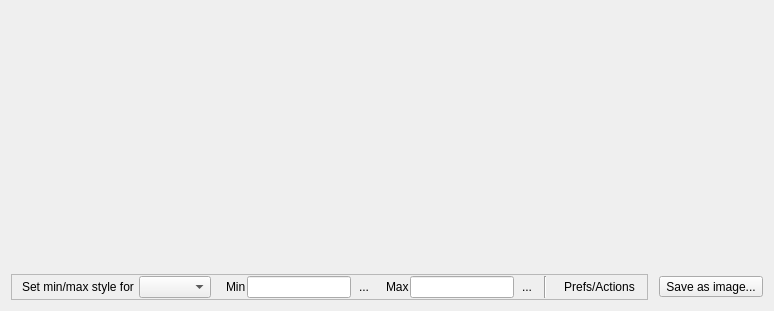
<?xml version="1.0" encoding="UTF-8"?>
<ui version="4.0">
 <class>RasterHistogramWidgetBase</class>
 <widget class="QWidget" name="RasterHistogramWidgetBase">
  <property name="geometry">
   <rect>
    <x>0</x>
    <y>0</y>
    <width>774</width>
    <height>311</height>
   </rect>
  </property>
  <property name="windowTitle">
   <string>Form</string>
  </property>
  <layout class="QVBoxLayout" name="verticalLayout">
   <item>
    <widget class="QwtPlot" name="mpPlot"/>
   </item>
   <item>
    <spacer name="verticalSpacer">
     <property name="orientation">
      <enum>Qt::Vertical</enum>
     </property>
     <property name="sizeType">
      <enum>QSizePolicy::Fixed</enum>
     </property>
     <property name="sizeHint" stdset="0">
      <size>
       <width>0</width>
       <height>7</height>
      </size>
     </property>
    </spacer>
   </item>
   <item>
    <widget class="QStackedWidget" name="stackedWidget2">
     <property name="sizePolicy">
      <sizepolicy hsizetype="Preferred" vsizetype="Fixed">
       <horstretch>0</horstretch>
       <verstretch>0</verstretch>
      </sizepolicy>
     </property>
     <property name="currentIndex">
      <number>0</number>
     </property>
     <widget class="QWidget" name="page1_2">
      <layout class="QHBoxLayout" name="horizontalLayout_8">
       <property name="leftMargin">
        <number>0</number>
       </property>
       <property name="topMargin">
        <number>0</number>
       </property>
       <property name="rightMargin">
        <number>0</number>
       </property>
       <property name="bottomMargin">
        <number>0</number>
       </property>
       <item>
        <widget class="QFrame" name="frame_2">
         <property name="frameShape">
          <enum>QFrame::StyledPanel</enum>
         </property>
         <layout class="QHBoxLayout" name="horizontalLayout_9">
          <property name="spacing">
           <number>5</number>
          </property>
          <property name="sizeConstraint">
           <enum>QLayout::SetDefaultConstraint</enum>
          </property>
          <property name="leftMargin">
           <number>5</number>
          </property>
          <property name="topMargin">
           <number>1</number>
          </property>
          <property name="rightMargin">
           <number>5</number>
          </property>
          <property name="bottomMargin">
           <number>1</number>
          </property>
          <item>
           <spacer name="horizontalSpacer_13">
            <property name="orientation">
             <enum>Qt::Horizontal</enum>
            </property>
            <property name="sizeType">
             <enum>QSizePolicy::Fixed</enum>
            </property>
            <property name="sizeHint" stdset="0">
             <size>
              <width>5</width>
              <height>1</height>
             </size>
            </property>
           </spacer>
          </item>
          <item>
           <widget class="QLabel" name="label_9">
            <property name="sizePolicy">
             <sizepolicy hsizetype="Fixed" vsizetype="Preferred">
              <horstretch>0</horstretch>
              <verstretch>0</verstretch>
             </sizepolicy>
            </property>
            <property name="text">
             <string>Set min/max style for</string>
            </property>
           </widget>
          </item>
          <item>
           <widget class="QComboBox" name="cboHistoBand">
            <property name="sizePolicy">
             <sizepolicy hsizetype="Fixed" vsizetype="Fixed">
              <horstretch>0</horstretch>
              <verstretch>0</verstretch>
             </sizepolicy>
            </property>
           </widget>
          </item>
          <item>
           <spacer name="horizontalSpacer_7">
            <property name="orientation">
             <enum>Qt::Horizontal</enum>
            </property>
            <property name="sizeType">
             <enum>QSizePolicy::MinimumExpanding</enum>
            </property>
            <property name="sizeHint" stdset="0">
             <size>
              <width>10</width>
              <height>1</height>
             </size>
            </property>
           </spacer>
          </item>
          <item>
           <layout class="QHBoxLayout" name="horizontalLayout_10">
            <property name="spacing">
             <number>1</number>
            </property>
            <item>
             <widget class="QLabel" name="label_10">
              <property name="sizePolicy">
               <sizepolicy hsizetype="Expanding" vsizetype="Preferred">
                <horstretch>0</horstretch>
                <verstretch>0</verstretch>
               </sizepolicy>
              </property>
              <property name="text">
               <string>Min</string>
              </property>
             </widget>
            </item>
            <item>
             <widget class="QLineEdit" name="leHistoMin">
              <property name="sizePolicy">
               <sizepolicy hsizetype="Fixed" vsizetype="Fixed">
                <horstretch>0</horstretch>
                <verstretch>0</verstretch>
               </sizepolicy>
              </property>
              <property name="minimumSize">
               <size>
                <width>50</width>
                <height>0</height>
               </size>
              </property>
             </widget>
            </item>
            <item>
             <widget class="QToolButton" name="btnHistoMin">
              <property name="enabled">
               <bool>true</bool>
              </property>
              <property name="toolTip">
               <string>Pick Min value on graph</string>
              </property>
              <property name="text">
               <string>...</string>
              </property>
              <property name="icon">
               <iconset>
                <normaloff>:/images/themes/default/mActionTouch2.png</normaloff>:/images/themes/default/mActionTouch2.png</iconset>
              </property>
              <property name="checkable">
               <bool>true</bool>
              </property>
              <property name="autoRaise">
               <bool>true</bool>
              </property>
             </widget>
            </item>
           </layout>
          </item>
          <item>
           <spacer name="horizontalSpacer_15">
            <property name="orientation">
             <enum>Qt::Horizontal</enum>
            </property>
            <property name="sizeType">
             <enum>QSizePolicy::Fixed</enum>
            </property>
            <property name="sizeHint" stdset="0">
             <size>
              <width>5</width>
              <height>1</height>
             </size>
            </property>
           </spacer>
          </item>
          <item>
           <layout class="QHBoxLayout" name="horizontalLayout_11">
            <property name="spacing">
             <number>1</number>
            </property>
            <item>
             <widget class="QLabel" name="label_11">
              <property name="sizePolicy">
               <sizepolicy hsizetype="Expanding" vsizetype="Preferred">
                <horstretch>0</horstretch>
                <verstretch>0</verstretch>
               </sizepolicy>
              </property>
              <property name="text">
               <string>Max</string>
              </property>
             </widget>
            </item>
            <item>
             <widget class="QLineEdit" name="leHistoMax">
              <property name="sizePolicy">
               <sizepolicy hsizetype="Fixed" vsizetype="Fixed">
                <horstretch>0</horstretch>
                <verstretch>0</verstretch>
               </sizepolicy>
              </property>
              <property name="minimumSize">
               <size>
                <width>50</width>
                <height>0</height>
               </size>
              </property>
             </widget>
            </item>
            <item>
             <widget class="QToolButton" name="btnHistoMax">
              <property name="enabled">
               <bool>true</bool>
              </property>
              <property name="toolTip">
               <string>Pick Max value on graph</string>
              </property>
              <property name="text">
               <string>...</string>
              </property>
              <property name="icon">
               <iconset>
                <normaloff>:/images/themes/default/mActionTouch2.png</normaloff>:/images/themes/default/mActionTouch2.png</iconset>
              </property>
              <property name="checkable">
               <bool>true</bool>
              </property>
              <property name="autoRaise">
               <bool>true</bool>
              </property>
             </widget>
            </item>
           </layout>
          </item>
          <item>
           <widget class="Line" name="line_6">
            <property name="frameShadow">
             <enum>QFrame::Sunken</enum>
            </property>
            <property name="lineWidth">
             <number>1</number>
            </property>
            <property name="orientation">
             <enum>Qt::Vertical</enum>
            </property>
           </widget>
          </item>
          <item>
           <spacer name="horizontalSpacer_10">
            <property name="orientation">
             <enum>Qt::Horizontal</enum>
            </property>
            <property name="sizeType">
             <enum>QSizePolicy::MinimumExpanding</enum>
            </property>
            <property name="sizeHint" stdset="0">
             <size>
              <width>5</width>
              <height>1</height>
             </size>
            </property>
           </spacer>
          </item>
          <item>
           <widget class="QToolButton" name="btnHistoActions">
            <property name="toolTip">
             <string/>
            </property>
            <property name="text">
             <string>Prefs/Actions</string>
            </property>
            <property name="icon">
             <iconset>
              <normaloff>:/images/themes/default/mAction.svg</normaloff>:/images/themes/default/mAction.svg</iconset>
            </property>
            <property name="popupMode">
             <enum>QToolButton::InstantPopup</enum>
            </property>
            <property name="toolButtonStyle">
             <enum>Qt::ToolButtonTextBesideIcon</enum>
            </property>
            <property name="autoRaise">
             <bool>true</bool>
            </property>
           </widget>
          </item>
          <item>
           <spacer name="horizontalSpacer_16">
            <property name="orientation">
             <enum>Qt::Horizontal</enum>
            </property>
            <property name="sizeHint" stdset="0">
             <size>
              <width>1</width>
              <height>20</height>
             </size>
            </property>
           </spacer>
          </item>
         </layout>
        </widget>
       </item>
       <item>
        <spacer name="horizontalSpacer_17">
         <property name="orientation">
          <enum>Qt::Horizontal</enum>
         </property>
         <property name="sizeType">
          <enum>QSizePolicy::MinimumExpanding</enum>
         </property>
         <property name="sizeHint" stdset="0">
          <size>
           <width>5</width>
           <height>20</height>
          </size>
         </property>
        </spacer>
       </item>
       <item>
        <widget class="QToolButton" name="mSaveAsImageButton">
         <property name="toolTip">
          <string>Save plot</string>
         </property>
         <property name="text">
          <string>Save as image...</string>
         </property>
         <property name="icon">
          <iconset>
           <normaloff>:/images/themes/default/mActionFileSave.svg</normaloff>:/images/themes/default/mActionFileSave.svg</iconset>
         </property>
        </widget>
       </item>
      </layout>
     </widget>
     <widget class="QWidget" name="page2_2">
      <layout class="QHBoxLayout" name="horizontalLayout_12">
       <property name="spacing">
        <number>0</number>
       </property>
       <property name="leftMargin">
        <number>0</number>
       </property>
       <property name="topMargin">
        <number>0</number>
       </property>
       <property name="rightMargin">
        <number>0</number>
       </property>
       <property name="bottomMargin">
        <number>0</number>
       </property>
       <item>
        <widget class="QProgressBar" name="mHistogramProgress">
         <property name="value">
          <number>0</number>
         </property>
        </widget>
       </item>
      </layout>
     </widget>
     <widget class="QWidget" name="page">
      <layout class="QHBoxLayout" name="horizontalLayout">
       <property name="spacing">
        <number>0</number>
       </property>
       <property name="leftMargin">
        <number>0</number>
       </property>
       <property name="topMargin">
        <number>0</number>
       </property>
       <property name="rightMargin">
        <number>0</number>
       </property>
       <property name="bottomMargin">
        <number>0</number>
       </property>
       <item>
        <spacer name="horizontalSpacer_20">
         <property name="orientation">
          <enum>Qt::Horizontal</enum>
         </property>
         <property name="sizeHint" stdset="0">
          <size>
           <width>40</width>
           <height>20</height>
          </size>
         </property>
        </spacer>
       </item>
       <item>
        <widget class="QPushButton" name="btnHistoCompute">
         <property name="text">
          <string>Compute Histogram</string>
         </property>
        </widget>
       </item>
       <item>
        <spacer name="horizontalSpacer_19">
         <property name="orientation">
          <enum>Qt::Horizontal</enum>
         </property>
         <property name="sizeHint" stdset="0">
          <size>
           <width>40</width>
           <height>20</height>
          </size>
         </property>
        </spacer>
       </item>
      </layout>
     </widget>
    </widget>
   </item>
  </layout>
 </widget>
 <customwidgets>
  <customwidget>
   <class>QwtPlot</class>
   <extends>QFrame</extends>
   <header>qwt_plot.h</header>
   <container>1</container>
  </customwidget>
 </customwidgets>
 <resources>
  <include location="../../images/images.qrc"/>
 </resources>
 <connections/>
</ui>
